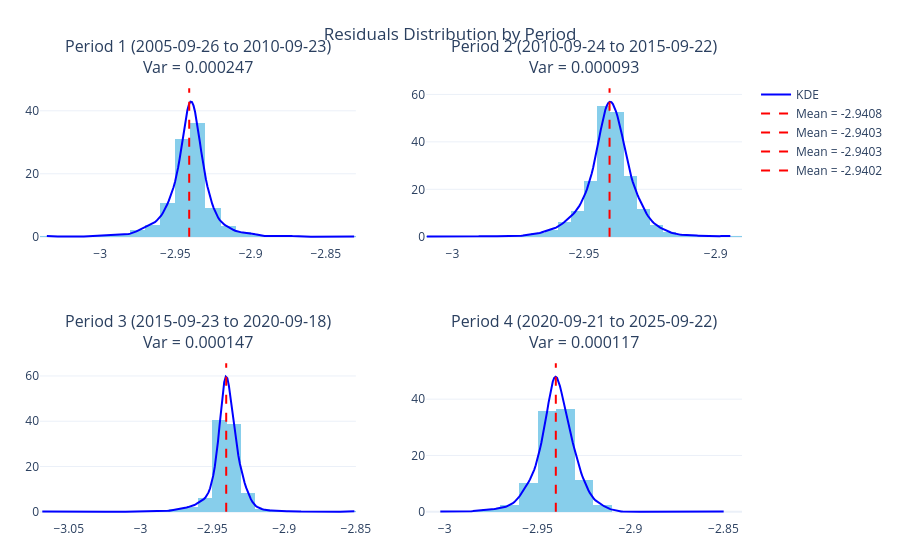

Write notebook code for a chart like this one.
### Code cell
import plotly.graph_objects as go
from plotly.subplots import make_subplots
import numpy as np
from scipy.stats import gaussian_kde

# === Create 2x2 subplot grid ===
fig = make_subplots(rows=2, cols=2, subplot_titles=[
    f"{var_df['Period'][i]} ({var_df['Start'][i].date()} to {var_df['End'][i].date()})<br>Var = {splits[i].var():.6f}"
    for i in range(4)
])

# === Loop through splits ===
for i, s in enumerate(splits):
    row = i // 2 + 1
    col = i % 2 + 1

    mean_val = s.mean()
    var_val = s.var()

    # Histogram (normalized to density for KDE overlay)
    fig.add_trace(
        go.Histogram(
            x=s.values,
            nbinsx=30,
            histnorm="probability density",
            marker_color="skyblue",
            showlegend=False
        ),
        row=row, col=col
    )

    # KDE curve (blue line)
    kde = gaussian_kde(s.values)
    x_range = np.linspace(s.min(), s.max(), 200)
    fig.add_trace(
        go.Scatter(
            x=x_range,
            y=kde(x_range),
            mode="lines",
            line=dict(color="blue"),
            name="KDE",
            showlegend=(i == 0)  # only show legend once
        ),
        row=row, col=col
    )

    # Vertical line for mean (red dashed)
    fig.add_trace(
        go.Scatter(
            x=[mean_val, mean_val],
            y=[0, max(kde(x_range)) * 1.1],
            mode="lines",
            line=dict(color="red", dash="dash"),
            name=f"Mean = {mean_val:.4f}",   # each subplot shows its own mean
            showlegend=True
        ),
        row=row, col=col
    )

# === Layout ===
fig.update_layout(
    title=dict(
        text="Residuals Distribution by Period",
        x=0.5,  # center
        xanchor="center"
    ),
    template="plotly_white",
    autosize=True,
    margin=dict(l=40, r=40, t=80, b=40)  # tighter margins
)

# Show figure responsively (fills screen)
fig.write_image("residuals_distribution.png", width=1700, height=1200, scale=2)  # 170 mm ~ 1700 px at 300 dpi

fig.show(config={"responsive": True})

### Figure 1 — Plotly figure (JSON) as saved in the notebook; plotly's stock layout.template omitted (floating-point values rounded to 4 significant figures; data arrays with more than 128 entries replaced by an {"elided": "..."} marker saying what was removed)
{"data": [{"histnorm": "probability density", "marker": {"color": "skyblue"}, "nbinsx": 30, "showlegend": false, "type": "histogram", "x": {"elided": "1258 float values"}, "xaxis": "x", "yaxis": "y"}, {"line": {"color": "blue"}, "mode": "lines", "name": "KDE", "showlegend": true, "type": "scatter", "x": {"elided": "200 float values"}, "xaxis": "x", "y": {"elided": "200 float values"}, "yaxis": "y"}, {"line": {"color": "red", "dash": "dash"}, "mode": "lines", "name": "Mean = -2.9408", "showlegend": true, "type": "scatter", "x": [-2.941, -2.941], "xaxis": "x", "y": [0, 47.16], "yaxis": "y"}, {"histnorm": "probability density", "marker": {"color": "skyblue"}, "nbinsx": 30, "showlegend": false, "type": "histogram", "x": {"elided": "1257 float values"}, "xaxis": "x2", "yaxis": "y2"}, {"line": {"color": "blue"}, "mode": "lines", "name": "KDE", "showlegend": false, "type": "scatter", "x": {"elided": "200 float values"}, "xaxis": "x2", "y": {"elided": "200 float values"}, "yaxis": "y2"}, {"line": {"color": "red", "dash": "dash"}, "mode": "lines", "name": "Mean = -2.9403", "showlegend": true, "type": "scatter", "x": [-2.94, -2.94], "xaxis": "x2", "y": [0, 62.6], "yaxis": "y2"}, {"histnorm": "probability density", "marker": {"color": "skyblue"}, "nbinsx": 30, "showlegend": false, "type": "histogram", "x": {"elided": "1257 float values"}, "xaxis": "x3", "yaxis": "y3"}, {"line": {"color": "blue"}, "mode": "lines", "name": "KDE", "showlegend": false, "type": "scatter", "x": {"elided": "200 float values"}, "xaxis": "x3", "y": {"elided": "200 float values"}, "yaxis": "y3"}, {"line": {"color": "red", "dash": "dash"}, "mode": "lines", "name": "Mean = -2.9403", "showlegend": true, "type": "scatter", "x": [-2.94, -2.94], "xaxis": "x3", "y": [0, 65.62], "yaxis": "y3"}, {"histnorm": "probability density", "marker": {"color": "skyblue"}, "nbinsx": 30, "showlegend": false, "type": "histogram", "x": {"elided": "1257 float values"}, "xaxis": "x4", "yaxis": "y4"}, {"line": {"color": "blue"}, "mode": "lines", "name": "KDE", "showlegend": false, "type": "scatter", "x": {"elided": "200 float values"}, "xaxis": "x4", "y": {"elided": "200 float values"}, "yaxis": "y4"}, {"line": {"color": "red", "dash": "dash"}, "mode": "lines", "name": "Mean = -2.9402", "showlegend": true, "type": "scatter", "x": [-2.94, -2.94], "xaxis": "x4", "y": [0, 52.75], "yaxis": "y4"}], "layout": {"annotations": [{"font": {"size": 16}, "showarrow": false, "text": "Period 1 (2005-09-26 to 2010-09-23)<br>Var = 0.000247", "x": 0.225, "xanchor": "center", "xref": "paper", "y": 1, "yanchor": "bottom", "yref": "paper"}, {"font": {"size": 16}, "showarrow": false, "text": "Period 2 (2010-09-24 to 2015-09-22)<br>Var = 0.000093", "x": 0.775, "xanchor": "center", "xref": "paper", "y": 1, "yanchor": "bottom", "yref": "paper"}, {"font": {"size": 16}, "showarrow": false, "text": "Period 3 (2015-09-23 to 2020-09-18)<br>Var = 0.000147", "x": 0.225, "xanchor": "center", "xref": "paper", "y": 0.375, "yanchor": "bottom", "yref": "paper"}, {"font": {"size": 16}, "showarrow": false, "text": "Period 4 (2020-09-21 to 2025-09-22)<br>Var = 0.000117", "x": 0.775, "xanchor": "center", "xref": "paper", "y": 0.375, "yanchor": "bottom", "yref": "paper"}], "autosize": true, "margin": {"b": 40, "l": 40, "r": 40, "t": 80}, "title": {"text": "Residuals Distribution by Period", "x": 0.5, "xanchor": "center"}, "xaxis": {"anchor": "y", "domain": [0, 0.45]}, "xaxis2": {"anchor": "y2", "domain": [0.55, 1]}, "xaxis3": {"anchor": "y3", "domain": [0, 0.45]}, "xaxis4": {"anchor": "y4", "domain": [0.55, 1]}, "yaxis": {"anchor": "x", "domain": [0.625, 1]}, "yaxis2": {"anchor": "x2", "domain": [0.625, 1]}, "yaxis3": {"anchor": "x3", "domain": [0, 0.375]}, "yaxis4": {"anchor": "x4", "domain": [0, 0.375]}}}
